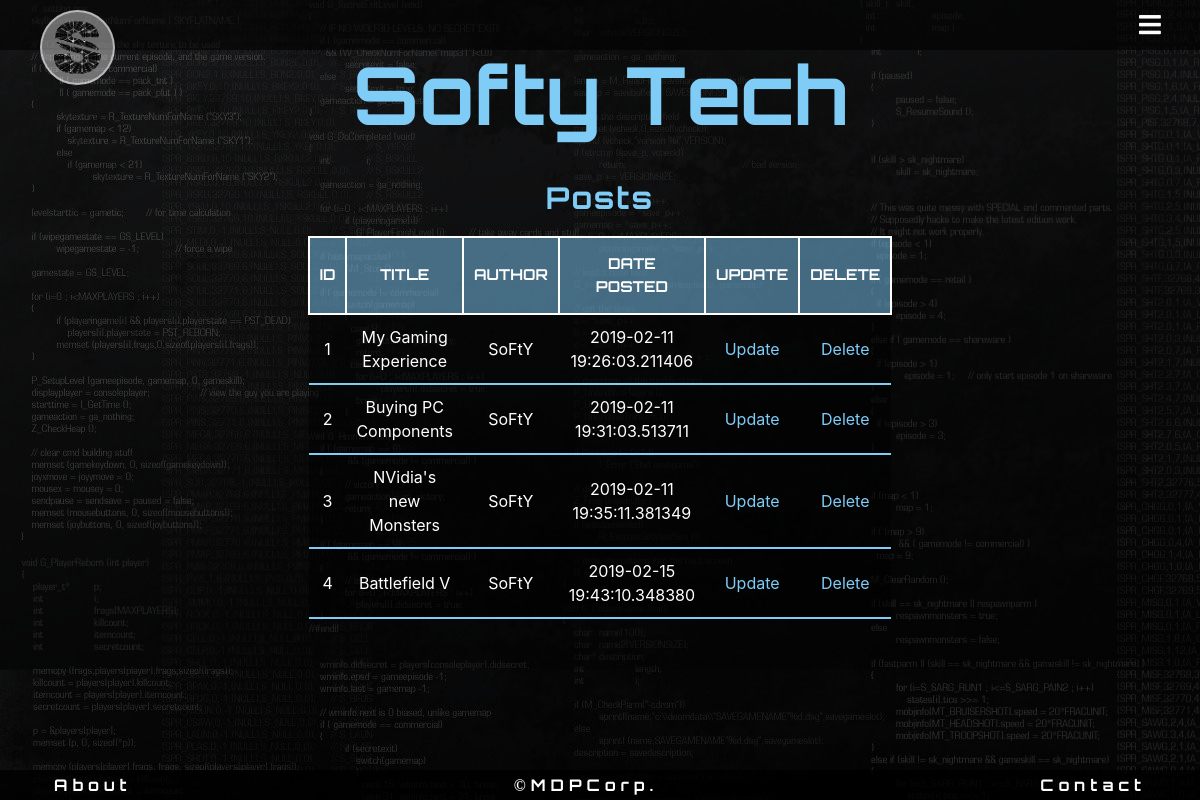
Page /admin (signed in) on the earlier database version.
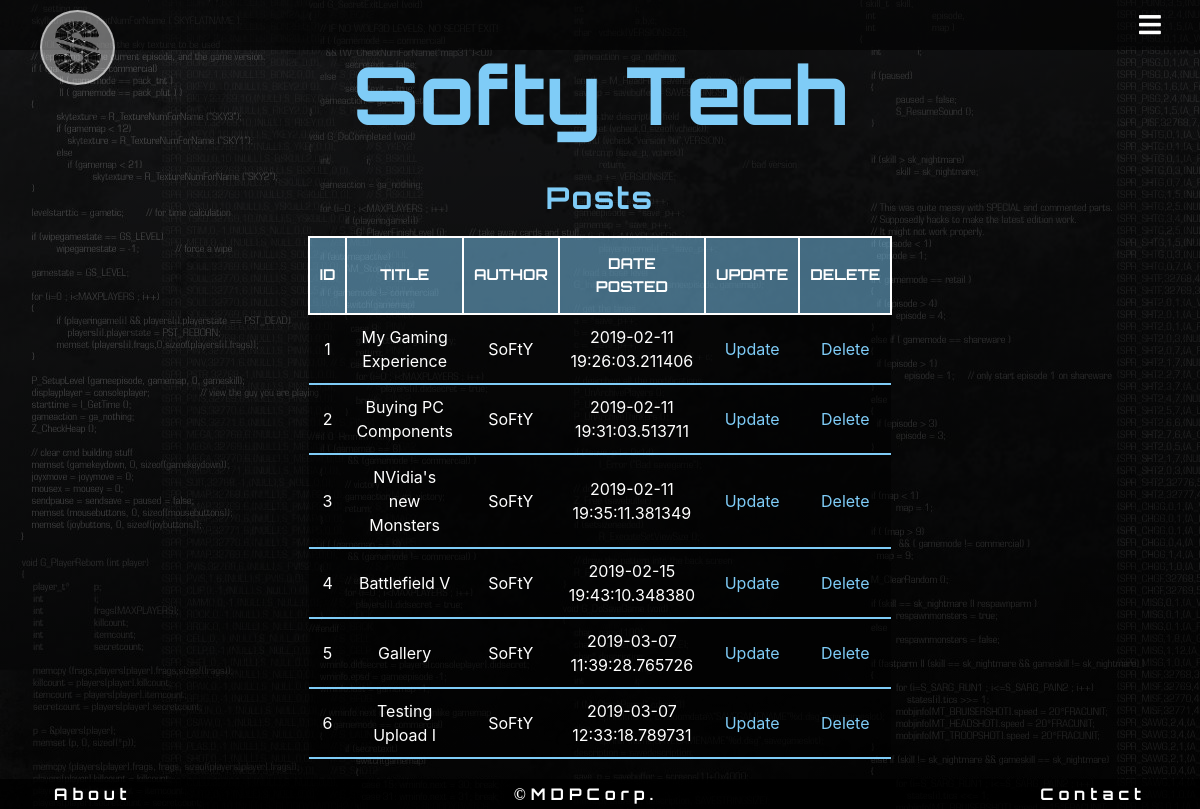
Same page on the later database version.
### flaskblog/models.py (models this page shows, shortened)
class Post(db.Model):
    __searchable__ = ['title', 'content']
    id = db.Column(db.Integer, primary_key=True)
    title = db.Column(db.String(30), nullable=False)
    subtitle = db.Column(db.String(30), nullable=False)
    description = db.Column(db.Text, nullable=False)
    slug = db.Column(db.String(30), nullable=False)
    headImg = db.Column(db.String(50), nullable=False, default='default.jpg')
    category = db.Column(db.String(), nullable=False)
    language = db.Column(db.String(), nullable=False)
    author = db.Column(db.String(30), nullable=False)
    date_posted = db.Column(db.DateTime, nullable=False, default=datetime.utcnow)
    content = db.Column(db.Text, nullable=False)
    comments = db.relationship('Comment', backref = 'post', lazy= 'dynamic')

### flaskblog/users/routes.py (the view)
@users.route("/admin")
@login_required
@roles_required('Admin')
def admin():
    users = User.query.all()
    posts = Post.query.all()
    return render_template('admin_home.html', users=users, posts=posts)

### flaskblog/templates/admin_Home.html
{% extends "admin_Base.html" %}
{% block content %}
<h2>Posts</h2>
<table>
    <tr>
        <th>ID</th>
        <th>Title</th>
        <th>Author</th>
        <th>Date Posted</th>
        <th>Update</th>
        <th>Delete</th>
    </tr>
    {% for post in posts %}
    <tr>
        <td>{{post.id}}</td>
        <td>{{post.title}}</td>
        <td>{{post.author}}</td>
        <td>{{post.date_posted}}</td>
        <td><a href="{{ url_for('posts.update_post', post_id=post.id) }}">Update</a></td>
        <td><a href="{{ url_for('posts.delete_post', post_id=post.id) }}">Delete</a></td>
    </tr>
    {% endfor %}
</table>
{% endblock %}

Differences in the rows shown:
added Post: id "5", title "Gallery", author "SoFtY", date_posted "2019-03-07 11:39:28.765726"
added Post: id "6", title "Testing Upload I", author "SoFtY", date_posted "2019-03-07 12:33:18.789731"
